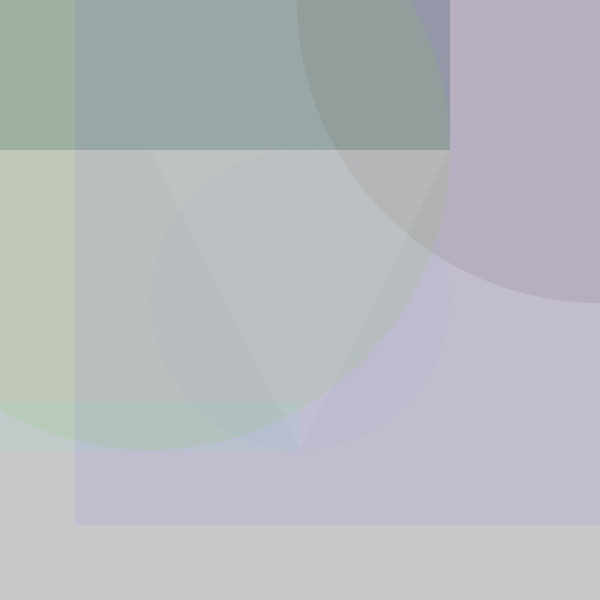
Frame 1 (no input)
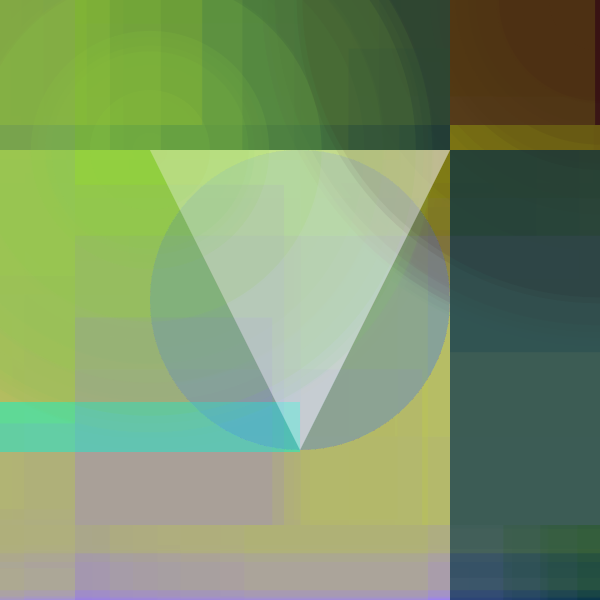
Frame 60 (the mouse pressed at the canvas centre just before this capture)
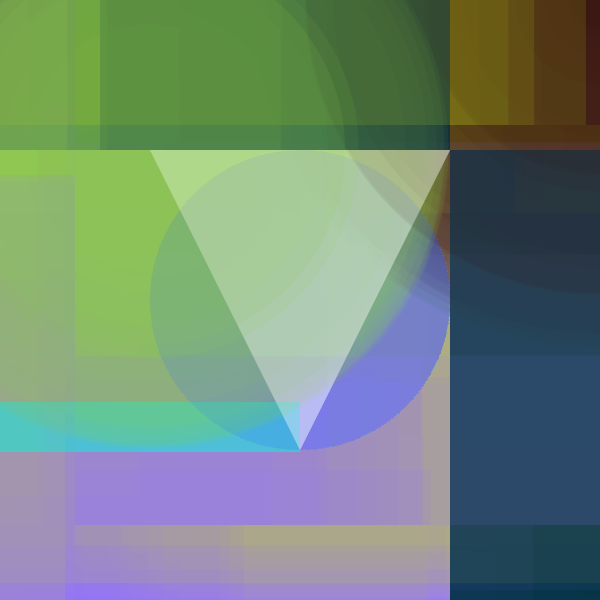
Frame 120 (the mouse held since frame 60 and released just before this capture)

The Processing sketch that drew these frames (run headless with seeded random() and noise(); from frame 60 on, the mouse is pressed at the canvas centre):

// Processing sketch: processing_61054
// ── processing_61054.pde

//Mid term - Sarah Lesnikoski

/* What I found in CODeDOC and the concept of bringing 3 points together 
relatable to painting was the way in which colors are points on a palette 
that must be crossed to reach a desired mixture. Press any key to
stop mixing. */


boolean bStop;
float y,z;
 
void setup() {
  size(600,600);
  background(200,200,200);
  noStroke();
  frameRate(7);
}
 
void draw() {
  y = cos(radians(z)) * height;
  z = sin(radians(y)) * 700;
  
  fill(143,112,255,30);   
  rect(75,525,y,z);
  fill(51,10,10,20);
  ellipse(600,0,z,z);
  fill(195,225,20,40);
  rect(0,125,z,y);
  fill(5,51,71,50);
  rect(450,150,z,z);
  fill(140,205,70,30);
  ellipse(150,150,y,y);
  
    
    fill(70,102,255,5);
    ellipse(300,300,300,300);
    fill(0,255,204,10);
    rect(0,402,300,50);
    fill(255,255,255,15);
    triangle(300,450,150,150,450,150); 
}

void keyPressed() {
  bStop = !bStop;
  if (bStop)
    noLoop();
  else
    loop();
}
   

 

 
 /* I used various sources to understand how to write this code. Mainly; 
    Learning Processing by Shiffman, and open/processing.org and lots of 
    playing with rgb color charts. */
